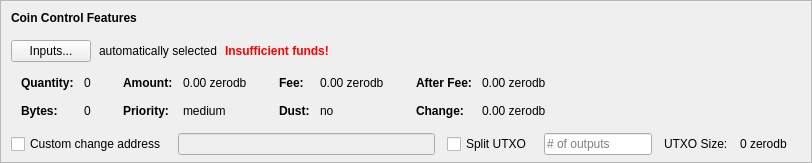
    <widget class="QFrame" name="frameCoinControl">
     <property name="sizePolicy">
      <sizepolicy hsizetype="Expanding" vsizetype="Expanding">
       <horstretch>0</horstretch>
       <verstretch>0</verstretch>
      </sizepolicy>
     </property>
     <property name="maximumSize">
      <size>
       <width>16777215</width>
       <height>16777215</height>
      </size>
     </property>
     <property name="frameShape">
      <enum>QFrame::StyledPanel</enum>
     </property>
     <property name="frameShadow">
      <enum>QFrame::Sunken</enum>
     </property>
     <layout class="QVBoxLayout" name="verticalLayoutCoinControl2">
      <property name="spacing">
       <number>0</number>
      </property>
      <property name="leftMargin">
       <number>0</number>
      </property>
      <property name="topMargin">
       <number>0</number>
      </property>
      <property name="rightMargin">
       <number>0</number>
      </property>
      <property name="bottomMargin">
       <number>6</number>
      </property>
      <item>
       <layout class="QVBoxLayout" name="verticalLayoutCoinControl" stretch="0,0,0,0,1">
        <property name="spacing">
         <number>0</number>
        </property>
        <property name="leftMargin">
         <number>10</number>
        </property>
        <property name="topMargin">
         <number>10</number>
        </property>
        <item>
         <layout class="QHBoxLayout" name="horizontalLayoutCoinControl1">
          <property name="bottomMargin">
           <number>15</number>
          </property>
          <item>
           <widget class="QLabel" name="labelCoinControlFeatures">
            <property name="sizePolicy">
             <sizepolicy hsizetype="Preferred" vsizetype="Maximum">
              <horstretch>0</horstretch>
              <verstretch>0</verstretch>
             </sizepolicy>
            </property>
            <property name="font">
             <font>
              <weight>75</weight>
              <bold>true</bold>
             </font>
            </property>
            <property name="styleSheet">
             <string notr="true">font-weight:bold;</string>
            </property>
            <property name="text">
             <string>Coin Control Features</string>
            </property>
           </widget>
          </item>
         </layout>
        </item>
        <item>
         <layout class="QHBoxLayout" name="horizontalLayoutCoinControl2" stretch="0,0,0,0">
          <property name="spacing">
           <number>8</number>
          </property>
          <property name="bottomMargin">
           <number>10</number>
          </property>
          <item>
           <widget class="QPushButton" name="pushButtonCoinControl">
            <property name="styleSheet">
             <string notr="true"/>
            </property>
            <property name="text">
             <string>Inputs...</string>
            </property>
            <property name="autoDefault">
             <bool>false</bool>
            </property>
           </widget>
          </item>
          <item>
           <widget class="QLabel" name="labelCoinControlAutomaticallySelected">
            <property name="text">
             <string>automatically selected</string>
            </property>
            <property name="margin">
             <number>5</number>
            </property>
           </widget>
          </item>
          <item>
           <widget class="QLabel" name="labelCoinControlInsuffFunds">
            <property name="font">
             <font>
              <weight>75</weight>
              <bold>true</bold>
             </font>
            </property>
            <property name="styleSheet">
             <string notr="true">color:red;font-weight:bold;</string>
            </property>
            <property name="text">
             <string>Insufficient funds!</string>
            </property>
            <property name="margin">
             <number>5</number>
            </property>
           </widget>
          </item>
          <item>
           <spacer name="horizontalSpacerCoinControl">
            <property name="orientation">
             <enum>Qt::Horizontal</enum>
            </property>
            <property name="sizeHint" stdset="0">
             <size>
              <width>40</width>
              <height>1</height>
             </size>
            </property>
           </spacer>
          </item>
         </layout>
        </item>
        <item>
         <widget class="QWidget" name="widgetCoinControl" native="true">
          <property name="sizePolicy">
           <sizepolicy hsizetype="Preferred" vsizetype="Preferred">
            <horstretch>0</horstretch>
            <verstretch>0</verstretch>
           </sizepolicy>
          </property>
          <property name="minimumSize">
           <size>
            <width>0</width>
            <height>0</height>
           </size>
          </property>
          <property name="styleSheet">
           <string notr="true"/>
          </property>
          <layout class="QHBoxLayout" name="horizontalLayoutCoinControl5">
           <property name="leftMargin">
            <number>0</number>
           </property>
           <property name="topMargin">
            <number>0</number>
           </property>
           <property name="rightMargin">
            <number>0</number>
           </property>
           <property name="bottomMargin">
            <number>0</number>
           </property>
           <item>
            <layout class="QHBoxLayout" name="horizontalLayoutCoinControl3" stretch="0,0,0,1">
             <property name="spacing">
              <number>20</number>
             </property>
             <property name="topMargin">
              <number>0</number>
             </property>
             <property name="bottomMargin">
              <number>10</number>
             </property>
             <item>
              <layout class="QFormLayout" name="formLayoutCoinControl1">
               <property name="horizontalSpacing">
                <number>10</number>
               </property>
               <property name="verticalSpacing">
                <number>14</number>
               </property>
               <property name="leftMargin">
                <number>10</number>
               </property>
               <property name="topMargin">
                <number>4</number>
               </property>
               <property name="rightMargin">
                <number>6</number>
               </property>
               <item row="0" column="0">
                <widget class="QLabel" name="labelCoinControlQuantityText">
                 <property name="font">
                  <font>
                   <weight>75</weight>
                   <bold>true</bold>
                  </font>
                 </property>
                 <property name="text">
                  <string>Quantity:</string>
                 </property>
                 <property name="margin">
                  <number>0</number>
                 </property>
                </widget>
               </item>
               <item row="0" column="1">
                <widget class="QLabel" name="labelCoinControlQuantity">
                 <property name="cursor">
                  <cursorShape>IBeamCursor</cursorShape>
                 </property>
                 <property name="contextMenuPolicy">
                  <enum>Qt::ActionsContextMenu</enum>
                 </property>
                 <property name="text">
                  <string notr="true">0</string>
                 </property>
                 <property name="margin">
                  <number>0</number>
                 </property>
                 <property name="textInteractionFlags">
                  <set>Qt::LinksAccessibleByMouse|Qt::TextSelectableByKeyboard|Qt::TextSelectableByMouse</set>
                 </property>
                </widget>
               </item>
               <item row="1" column="0">
                <widget class="QLabel" name="labelCoinControlBytesText">
                 <property name="font">
                  <font>
                   <weight>75</weight>
                   <bold>true</bold>
                  </font>
                 </property>
                 <property name="text">
                  <string>Bytes:</string>
                 </property>
                </widget>
               </item>
               <item row="1" column="1">
                <widget class="QLabel" name="labelCoinControlBytes">
                 <property name="cursor">
                  <cursorShape>IBeamCursor</cursorShape>
                 </property>
                 <property name="contextMenuPolicy">
                  <enum>Qt::ActionsContextMenu</enum>
                 </property>
                 <property name="text">
                  <string notr="true">0</string>
                 </property>
                 <property name="textInteractionFlags">
                  <set>Qt::LinksAccessibleByMouse|Qt::TextSelectableByKeyboard|Qt::TextSelectableByMouse</set>
                 </property>
                </widget>
               </item>
              </layout>
             </item>
             <item>
              <layout class="QFormLayout" name="formLayoutCoinControl2">
               <property name="horizontalSpacing">
                <number>10</number>
               </property>
               <property name="verticalSpacing">
                <number>14</number>
               </property>
               <property name="leftMargin">
                <number>6</number>
               </property>
               <property name="topMargin">
                <number>4</number>
               </property>
               <property name="rightMargin">
                <number>6</number>
               </property>
               <item row="0" column="0">
                <widget class="QLabel" name="labelCoinControlAmountText">
                 <property name="font">
                  <font>
                   <weight>75</weight>
                   <bold>true</bold>
                  </font>
                 </property>
                 <property name="text">
                  <string>Amount:</string>
                 </property>
                 <property name="margin">
                  <number>0</number>
                 </property>
                </widget>
               </item>
               <item row="0" column="1">
                <widget class="QLabel" name="labelCoinControlAmount">
                 <property name="cursor">
                  <cursorShape>IBeamCursor</cursorShape>
                 </property>
                 <property name="contextMenuPolicy">
                  <enum>Qt::ActionsContextMenu</enum>
                 </property>
                 <property name="text">
                  <string notr="true">0.00 zerodb</string>
                 </property>
                 <property name="textInteractionFlags">
                  <set>Qt::LinksAccessibleByMouse|Qt::TextSelectableByKeyboard|Qt::TextSelectableByMouse</set>
                 </property>
                </widget>
               </item>
               <item row="1" column="0">
                <widget class="QLabel" name="labelCoinControlPriorityText">
                 <property name="font">
                  <font>
                   <weight>75</weight>
                   <bold>true</bold>
                  </font>
                 </property>
                 <property name="text">
                  <string>Priority:</string>
                 </property>
                </widget>
               </item>
               <item row="1" column="1">
                <widget class="QLabel" name="labelCoinControlPriority">
                 <property name="cursor">
                  <cursorShape>IBeamCursor</cursorShape>
                 </property>
                 <property name="contextMenuPolicy">
                  <enum>Qt::ActionsContextMenu</enum>
                 </property>
                 <property name="text">
                  <string>medium</string>
                 </property>
                 <property name="textInteractionFlags">
                  <set>Qt::LinksAccessibleByMouse|Qt::TextSelectableByKeyboard|Qt::TextSelectableByMouse</set>
                 </property>
                </widget>
               </item>
              </layout>
             </item>
             <item>
              <layout class="QFormLayout" name="formLayoutCoinControl3">
               <property name="horizontalSpacing">
                <number>10</number>
               </property>
               <property name="verticalSpacing">
                <number>14</number>
               </property>
               <property name="leftMargin">
                <number>6</number>
               </property>
               <property name="topMargin">
                <number>4</number>
               </property>
               <property name="rightMargin">
                <number>6</number>
               </property>
               <item row="0" column="0">
                <widget class="QLabel" name="labelCoinControlFeeText">
                 <property name="font">
                  <font>
                   <weight>75</weight>
                   <bold>true</bold>
                  </font>
                 </property>
                 <property name="text">
                  <string>Fee:</string>
                 </property>
                 <property name="margin">
                  <number>0</number>
                 </property>
                </widget>
               </item>
               <item row="0" column="1">
                <widget class="QLabel" name="labelCoinControlFee">
                 <property name="cursor">
                  <cursorShape>IBeamCursor</cursorShape>
                 </property>
                 <property name="contextMenuPolicy">
                  <enum>Qt::ActionsContextMenu</enum>
                 </property>
                 <property name="text">
                  <string notr="true">0.00 zerodb</string>
                 </property>
                 <property name="textInteractionFlags">
                  <set>Qt::LinksAccessibleByMouse|Qt::TextSelectableByKeyboard|Qt::TextSelectableByMouse</set>
                 </property>
                </widget>
               </item>
               <item row="1" column="0">
                <widget class="QLabel" name="labelCoinControlLowOutputText">
                 <property name="font">
                  <font>
                   <weight>75</weight>
                   <bold>true</bold>
                  </font>
                 </property>
                 <property name="text">
                  <string>Dust:</string>
                 </property>
                </widget>
               </item>
               <item row="1" column="1">
                <widget class="QLabel" name="labelCoinControlLowOutput">
                 <property name="cursor">
                  <cursorShape>IBeamCursor</cursorShape>
                 </property>
                 <property name="contextMenuPolicy">
                  <enum>Qt::ActionsContextMenu</enum>
                 </property>
                 <property name="text">
                  <string>no</string>
                 </property>
                 <property name="textInteractionFlags">
                  <set>Qt::LinksAccessibleByMouse|Qt::TextSelectableByKeyboard|Qt::TextSelectableByMouse</set>
                 </property>
                </widget>
               </item>
              </layout>
             </item>
             <item>
              <layout class="QFormLayout" name="formLayoutCoinControl4">
               <property name="horizontalSpacing">
                <number>10</number>
               </property>
               <property name="verticalSpacing">
                <number>14</number>
               </property>
               <property name="leftMargin">
                <number>6</number>
               </property>
               <property name="topMargin">
                <number>4</number>
               </property>
               <property name="rightMargin">
                <number>6</number>
               </property>
               <item row="0" column="0">
                <widget class="QLabel" name="labelCoinControlAfterFeeText">
                 <property name="font">
                  <font>
                   <weight>75</weight>
                   <bold>true</bold>
                  </font>
                 </property>
                 <property name="text">
                  <string>After Fee:</string>
                 </property>
                 <property name="margin">
                  <number>0</number>
                 </property>
                </widget>
               </item>
               <item row="0" column="1">
                <widget class="QLabel" name="labelCoinControlAfterFee">
                 <property name="cursor">
                  <cursorShape>IBeamCursor</cursorShape>
                 </property>
                 <property name="contextMenuPolicy">
                  <enum>Qt::ActionsContextMenu</enum>
                 </property>
                 <property name="text">
                  <string notr="true">0.00 zerodb</string>
                 </property>
                 <property name="textInteractionFlags">
                  <set>Qt::LinksAccessibleByMouse|Qt::TextSelectableByKeyboard|Qt::TextSelectableByMouse</set>
                 </property>
                </widget>
               </item>
               <item row="1" column="0">
                <widget class="QLabel" name="labelCoinControlChangeText">
                 <property name="font">
                  <font>
                   <weight>75</weight>
                   <bold>true</bold>
                  </font>
                 </property>
                 <property name="text">
                  <string>Change:</string>
                 </property>
                </widget>
               </item>
               <item row="1" column="1">
                <widget class="QLabel" name="labelCoinControlChange">
                 <property name="cursor">
                  <cursorShape>IBeamCursor</cursorShape>
                 </property>
                 <property name="contextMenuPolicy">
                  <enum>Qt::ActionsContextMenu</enum>
                 </property>
                 <property name="text">
                  <string notr="true">0.00 zerodb</string>
                 </property>
                 <property name="textInteractionFlags">
                  <set>Qt::LinksAccessibleByMouse|Qt::TextSelectableByKeyboard|Qt::TextSelectableByMouse</set>
                 </property>
                </widget>
               </item>
              </layout>
             </item>
            </layout>
           </item>
          </layout>
         </widget>
        </item>
        <item>
         <layout class="QHBoxLayout" name="horizontalLayoutCoinControl4" stretch="0,0,0,0,0,0,0">
          <property name="spacing">
           <number>12</number>
          </property>
          <property name="sizeConstraint">
           <enum>QLayout::SetDefaultConstraint</enum>
          </property>
          <property name="topMargin">
           <number>5</number>
          </property>
          <property name="rightMargin">
           <number>5</number>
          </property>
          <item>
           <widget class="QCheckBox" name="checkBoxCoinControlChange">
            <property name="toolTip">
             <string>If this is activated, but the change address is empty or invalid, change will be sent to a newly generated address.</string>
            </property>
            <property name="text">
             <string>Custom change address</string>
            </property>
           </widget>
          </item>
          <item>
           <widget class="QValidatedLineEdit" name="lineEditCoinControlChange">
            <property name="enabled">
             <bool>false</bool>
            </property>
            <property name="sizePolicy">
             <sizepolicy hsizetype="Expanding" vsizetype="Fixed">
              <horstretch>0</horstretch>
              <verstretch>0</verstretch>
             </sizepolicy>
            </property>
           </widget>
          </item>
          <item>
           <widget class="QCheckBox" name="splitBlockCheckBox">
            <property name="text">
             <string>Split UTXO</string>
            </property>
           </widget>
          </item>
          <item>
           <widget class="QLineEdit" name="splitBlockLineEdit">
            <property name="sizePolicy">
             <sizepolicy hsizetype="Fixed" vsizetype="Fixed">
              <horstretch>50</horstretch>
              <verstretch>0</verstretch>
             </sizepolicy>
            </property>
            <property name="placeholderText">
             <string># of outputs</string>
            </property>
           </widget>
          </item>
          <item>
           <widget class="QLabel" name="labelBlockSizeText">
            <property name="text">
             <string>UTXO Size:</string>
            </property>
           </widget>
          </item>
          <item>
           <widget class="QLabel" name="labelBlockSize">
            <property name="text">
             <string>0 zerodb</string>
            </property>
           </widget>
          </item>
          <item>
           <widget class="QLabel" name="labelCoinControlChangeLabel">
            <property name="sizePolicy">
             <sizepolicy hsizetype="Preferred" vsizetype="Expanding">
              <horstretch>0</horstretch>
              <verstretch>0</verstretch>
             </sizepolicy>
            </property>
            <property name="minimumSize">
             <size>
              <width>0</width>
              <height>0</height>
             </size>
            </property>
            <property name="text">
             <string/>
            </property>
            <property name="margin">
             <number>3</number>
            </property>
           </widget>
          </item>
         </layout>
        </item>
        <item>
         <spacer name="verticalSpacerCoinControl">
          <property name="orientation">
           <enum>Qt::Vertical</enum>
          </property>
          <property name="sizeHint" stdset="0">
           <size>
            <width>800</width>
            <height>1</height>
           </size>
          </property>
         </spacer>
        </item>
       </layout>
      </item>
     </layout>
    </widget>
